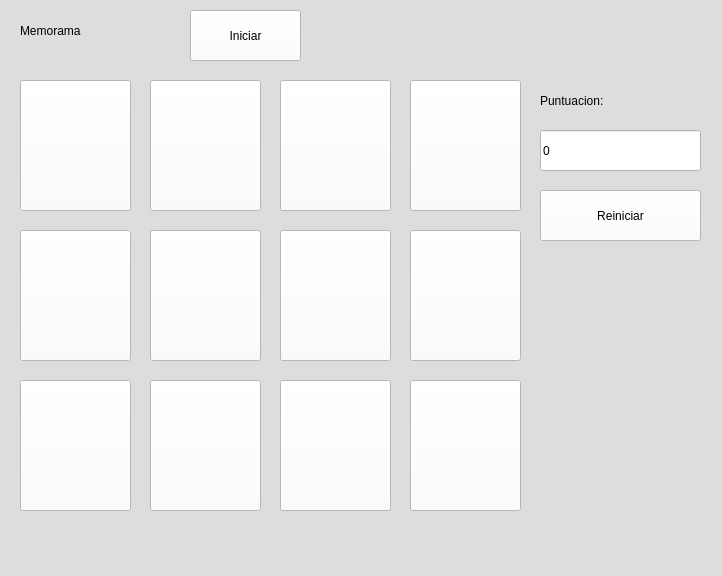
<?xml version="1.0" encoding="UTF-8"?>
<ui version="4.0">
 <class>MainWindow</class>
 <widget class="QMainWindow" name="MainWindow">
  <property name="geometry">
   <rect>
    <x>0</x>
    <y>0</y>
    <width>722</width>
    <height>576</height>
   </rect>
  </property>
  <property name="windowTitle">
   <string>MainWindow</string>
  </property>
  <property name="styleSheet">
   <string notr="true">background-color: rgb(221, 221, 221);</string>
  </property>
  <widget class="QWidget" name="centralwidget">
   <widget class="QLabel" name="label_3">
    <property name="geometry">
     <rect>
      <x>20</x>
      <y>10</y>
      <width>161</width>
      <height>41</height>
     </rect>
    </property>
    <property name="styleSheet">
     <string notr="true">font: 20pt &quot;MS Serif&quot;;</string>
    </property>
    <property name="text">
     <string>Memorama</string>
    </property>
   </widget>
   <widget class="QLabel" name="label_14">
    <property name="geometry">
     <rect>
      <x>540</x>
      <y>80</y>
      <width>161</width>
      <height>41</height>
     </rect>
    </property>
    <property name="styleSheet">
     <string notr="true">font: 20pt &quot;MS Serif&quot;;</string>
    </property>
    <property name="text">
     <string>Puntuacion:</string>
    </property>
   </widget>
   <widget class="QLineEdit" name="txtScore">
    <property name="geometry">
     <rect>
      <x>540</x>
      <y>130</y>
      <width>161</width>
      <height>41</height>
     </rect>
    </property>
    <property name="styleSheet">
     <string notr="true">background-color: rgb(255, 255, 255);
font: 20pt &quot;MS Serif&quot;;</string>
    </property>
    <property name="text">
     <string>0</string>
    </property>
    <property name="readOnly">
     <bool>true</bool>
    </property>
   </widget>
   <widget class="QPushButton" name="btnStart">
    <property name="geometry">
     <rect>
      <x>190</x>
      <y>10</y>
      <width>111</width>
      <height>51</height>
     </rect>
    </property>
    <property name="styleSheet">
     <string notr="true">background-color: rgb(255, 255, 255);
font: 20pt &quot;MS Serif&quot;;</string>
    </property>
    <property name="text">
     <string>Iniciar</string>
    </property>
   </widget>
   <widget class="QPushButton" name="btnReset">
    <property name="geometry">
     <rect>
      <x>540</x>
      <y>190</y>
      <width>161</width>
      <height>51</height>
     </rect>
    </property>
    <property name="styleSheet">
     <string notr="true">background-color: rgb(255, 255, 255);
font: 20pt &quot;MS Serif&quot;;</string>
    </property>
    <property name="text">
     <string>Reiniciar</string>
    </property>
   </widget>
   <widget class="QPushButton" name="opc1">
    <property name="geometry">
     <rect>
      <x>20</x>
      <y>80</y>
      <width>111</width>
      <height>131</height>
     </rect>
    </property>
    <property name="styleSheet">
     <string notr="true">border-image: url(:/Memorama/Memorama/Desc.png);
background-color: rgb(255, 255, 255);</string>
    </property>
    <property name="text">
     <string/>
    </property>
   </widget>
   <widget class="QPushButton" name="opc2">
    <property name="geometry">
     <rect>
      <x>150</x>
      <y>80</y>
      <width>111</width>
      <height>131</height>
     </rect>
    </property>
    <property name="styleSheet">
     <string notr="true">border-image: url(:/Memorama/Memorama/Desc.png);
background-color: rgb(255, 255, 255);</string>
    </property>
    <property name="text">
     <string/>
    </property>
   </widget>
   <widget class="QPushButton" name="opc4">
    <property name="geometry">
     <rect>
      <x>410</x>
      <y>80</y>
      <width>111</width>
      <height>131</height>
     </rect>
    </property>
    <property name="styleSheet">
     <string notr="true">border-image: url(:/Memorama/Memorama/Desc.png);
background-color: rgb(255, 255, 255);</string>
    </property>
    <property name="text">
     <string/>
    </property>
   </widget>
   <widget class="QPushButton" name="opc3">
    <property name="geometry">
     <rect>
      <x>280</x>
      <y>80</y>
      <width>111</width>
      <height>131</height>
     </rect>
    </property>
    <property name="styleSheet">
     <string notr="true">border-image: url(:/Memorama/Memorama/Desc.png);
background-color: rgb(255, 255, 255);</string>
    </property>
    <property name="text">
     <string/>
    </property>
   </widget>
   <widget class="QPushButton" name="opc6">
    <property name="geometry">
     <rect>
      <x>150</x>
      <y>230</y>
      <width>111</width>
      <height>131</height>
     </rect>
    </property>
    <property name="styleSheet">
     <string notr="true">border-image: url(:/Memorama/Memorama/Desc.png);
background-color: rgb(255, 255, 255);</string>
    </property>
    <property name="text">
     <string/>
    </property>
   </widget>
   <widget class="QPushButton" name="opc5">
    <property name="geometry">
     <rect>
      <x>20</x>
      <y>230</y>
      <width>111</width>
      <height>131</height>
     </rect>
    </property>
    <property name="styleSheet">
     <string notr="true">border-image: url(:/Memorama/Memorama/Desc.png);
background-color: rgb(255, 255, 255);</string>
    </property>
    <property name="text">
     <string/>
    </property>
   </widget>
   <widget class="QPushButton" name="opc8">
    <property name="geometry">
     <rect>
      <x>410</x>
      <y>230</y>
      <width>111</width>
      <height>131</height>
     </rect>
    </property>
    <property name="styleSheet">
     <string notr="true">border-image: url(:/Memorama/Memorama/Desc.png);
background-color: rgb(255, 255, 255);</string>
    </property>
    <property name="text">
     <string/>
    </property>
   </widget>
   <widget class="QPushButton" name="opc7">
    <property name="geometry">
     <rect>
      <x>280</x>
      <y>230</y>
      <width>111</width>
      <height>131</height>
     </rect>
    </property>
    <property name="styleSheet">
     <string notr="true">border-image: url(:/Memorama/Memorama/Desc.png);
background-color: rgb(255, 255, 255);</string>
    </property>
    <property name="text">
     <string/>
    </property>
   </widget>
   <widget class="QPushButton" name="opc10">
    <property name="geometry">
     <rect>
      <x>150</x>
      <y>380</y>
      <width>111</width>
      <height>131</height>
     </rect>
    </property>
    <property name="styleSheet">
     <string notr="true">border-image: url(:/Memorama/Memorama/Desc.png);
background-color: rgb(255, 255, 255);</string>
    </property>
    <property name="text">
     <string/>
    </property>
   </widget>
   <widget class="QPushButton" name="opc9">
    <property name="geometry">
     <rect>
      <x>20</x>
      <y>380</y>
      <width>111</width>
      <height>131</height>
     </rect>
    </property>
    <property name="styleSheet">
     <string notr="true">border-image: url(:/Memorama/Memorama/Desc.png);
background-color: rgb(255, 255, 255);</string>
    </property>
    <property name="text">
     <string/>
    </property>
   </widget>
   <widget class="QPushButton" name="opc12">
    <property name="geometry">
     <rect>
      <x>410</x>
      <y>380</y>
      <width>111</width>
      <height>131</height>
     </rect>
    </property>
    <property name="styleSheet">
     <string notr="true">border-image: url(:/Memorama/Memorama/Desc.png);
background-color: rgb(255, 255, 255);</string>
    </property>
    <property name="text">
     <string/>
    </property>
   </widget>
   <widget class="QPushButton" name="opc11">
    <property name="geometry">
     <rect>
      <x>280</x>
      <y>380</y>
      <width>111</width>
      <height>131</height>
     </rect>
    </property>
    <property name="styleSheet">
     <string notr="true">border-image: url(:/Memorama/Memorama/Desc.png);
background-color: rgb(255, 255, 255);</string>
    </property>
    <property name="text">
     <string/>
    </property>
   </widget>
  </widget>
  <widget class="QMenuBar" name="menubar">
   <property name="geometry">
    <rect>
     <x>0</x>
     <y>0</y>
     <width>722</width>
     <height>21</height>
    </rect>
   </property>
  </widget>
  <widget class="QStatusBar" name="statusbar"/>
 </widget>
 <resources>
  <include location="../../Archivos/recursos_programas.qrc"/>
 </resources>
 <connections/>
</ui>
